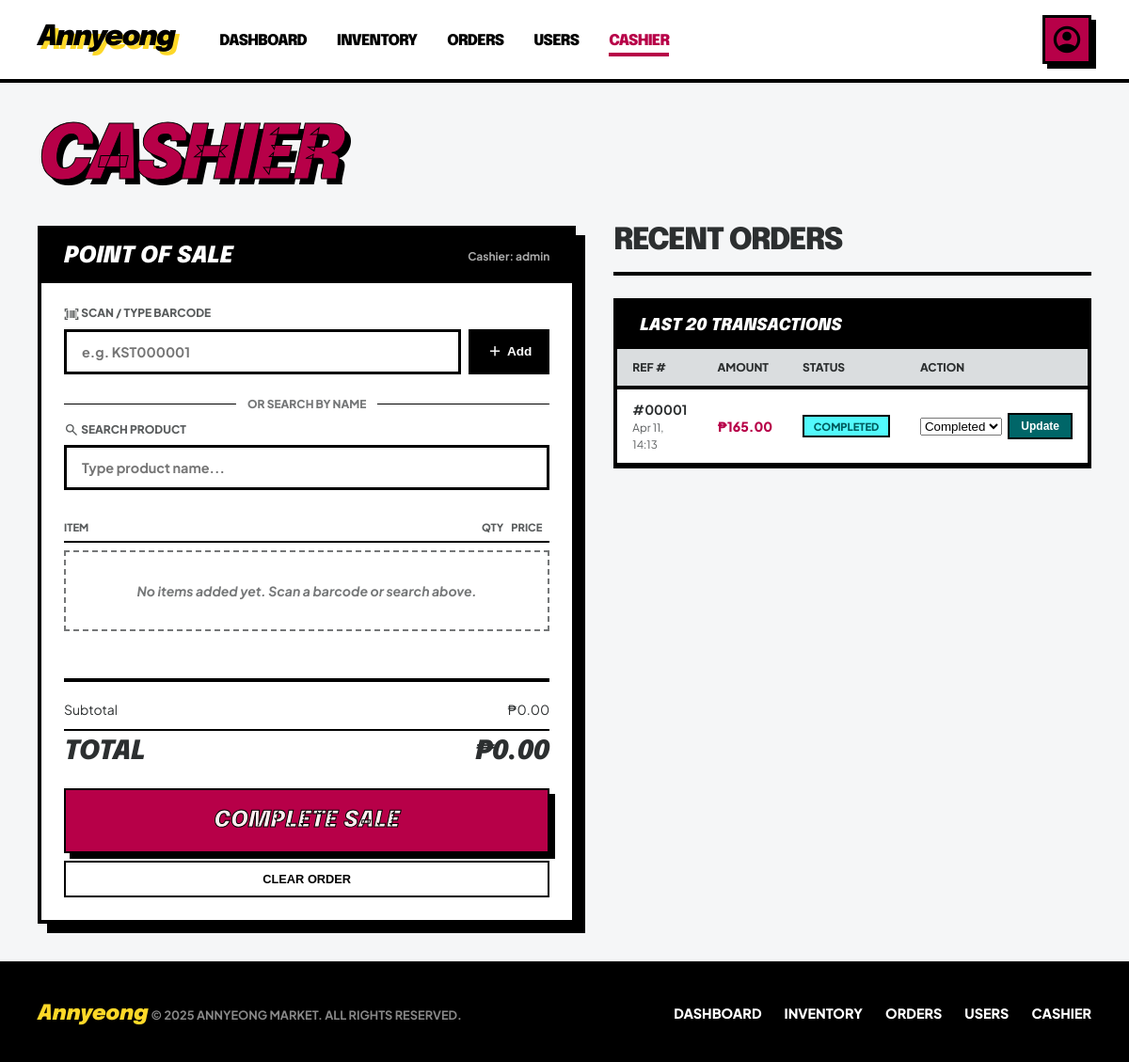
The page /cashierMng.php (signed in) on the database as committed earlier.
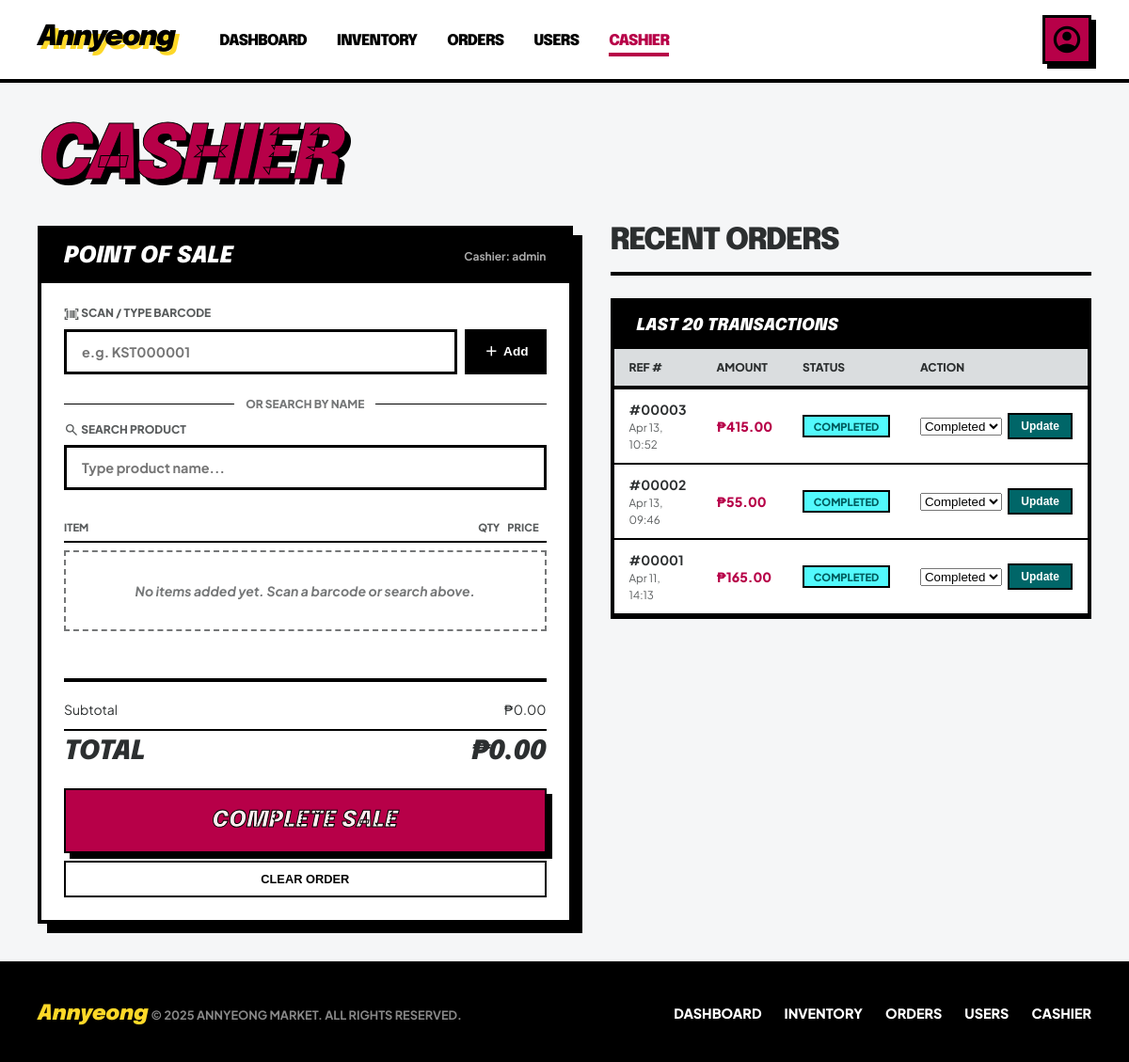
The same page on the database as committed later.
### tables this page shows
CREATE TABLE `orders` (
  `id` int(11) NOT NULL,
  `user_id` int(11) NOT NULL,
  `total_amount` decimal(10,2) NOT NULL,
  `status` enum('pending','completed','cancelled') DEFAULT 'pending',
  `order_date` timestamp NOT NULL DEFAULT current_timestamp(),
  `is_walkin` tinyint(1) DEFAULT 0,
  `cashier_name` varchar(100) DEFAULT NULL
);

### cashierMng.php (the view, shortened to what the changed rows need)
<?php
$orders_result = mysqli_query($con, "
    SELECT o.*, u.username FROM orders o
    JOIN users u ON o.user_id = u.id
    ORDER BY o.order_date DESC LIMIT 20
");
?>
<!DOCTYPE html>
<html lang="en">
<head>
</head>
<body>
<main>
  <h1 class="page-title">Cashier</h1>
  <div class="main-grid">
    <div>
      <div class="pos-panel">
        <div class="pos-header">
          <h2>Point of Sale</h2>
        </div>
      </div>
    </div>
    <div>
      <div class="col-header">
        <h2>Recent Orders</h2>
      </div>
      <div class="table-wrap">
        <table>
          <thead>
            <tr>
              <th>Ref #</th>
              <th>Amount</th>
              <th>Status</th>
              <th>Action</th>
            </tr>
          </thead>
          <tbody>
            <?php if ($orders_result && mysqli_num_rows($orders_result) > 0):
              while ($o = mysqli_fetch_assoc($orders_result)): ?>
            <tr>
              <td>
                <strong>#<?php echo str_pad($o['id'], 5, '0', STR_PAD_LEFT); ?></strong><br>
                <small style="color:var(--on-surface-variant)"><?php echo date('M d, H:i', strtotime($o['order_date'])); ?></small>
              </td>
              <td class="amount">₱<?php echo number_format($o['total_amount'], 2); ?></td>
              <td><span class="badge badge-<?php echo $o['status']; ?>"><?php echo strtoupper($o['status']); ?></span></td>
              <td>
                <form method="POST" action="cashierMng.php" style="display:flex;gap:0.4rem;align-items:center;">
                  <select name="status" class="status-form">
                    <option value="completed" <?php echo $o['status']==='completed' ? 'selected':''; ?>>Completed</option>
                  </select>
                  <button type="submit" class="btn-update">Update</button>
                </form>
              </td>
            </tr>
            <?php endwhile;
            else: ?>
            <tr><td colspan="4" style="padding:2rem;text-align:center;color:var(--outline);font-weight:700;">No transactions yet.</td></tr>
            <?php endif; ?>
          </tbody>
        </table>
      </div>
    </div>
  </div>
</main>
</body>
</html>

Rows that differ between the two databases and show on the page:
added orders: id "00003", order_date "Apr 13, 10:52", total_amount "415.00", status "COMPLETED", status "Completed"
added orders: id "00002", order_date "Apr 13, 09:46", total_amount "55.00", status "COMPLETED", status "Completed"
